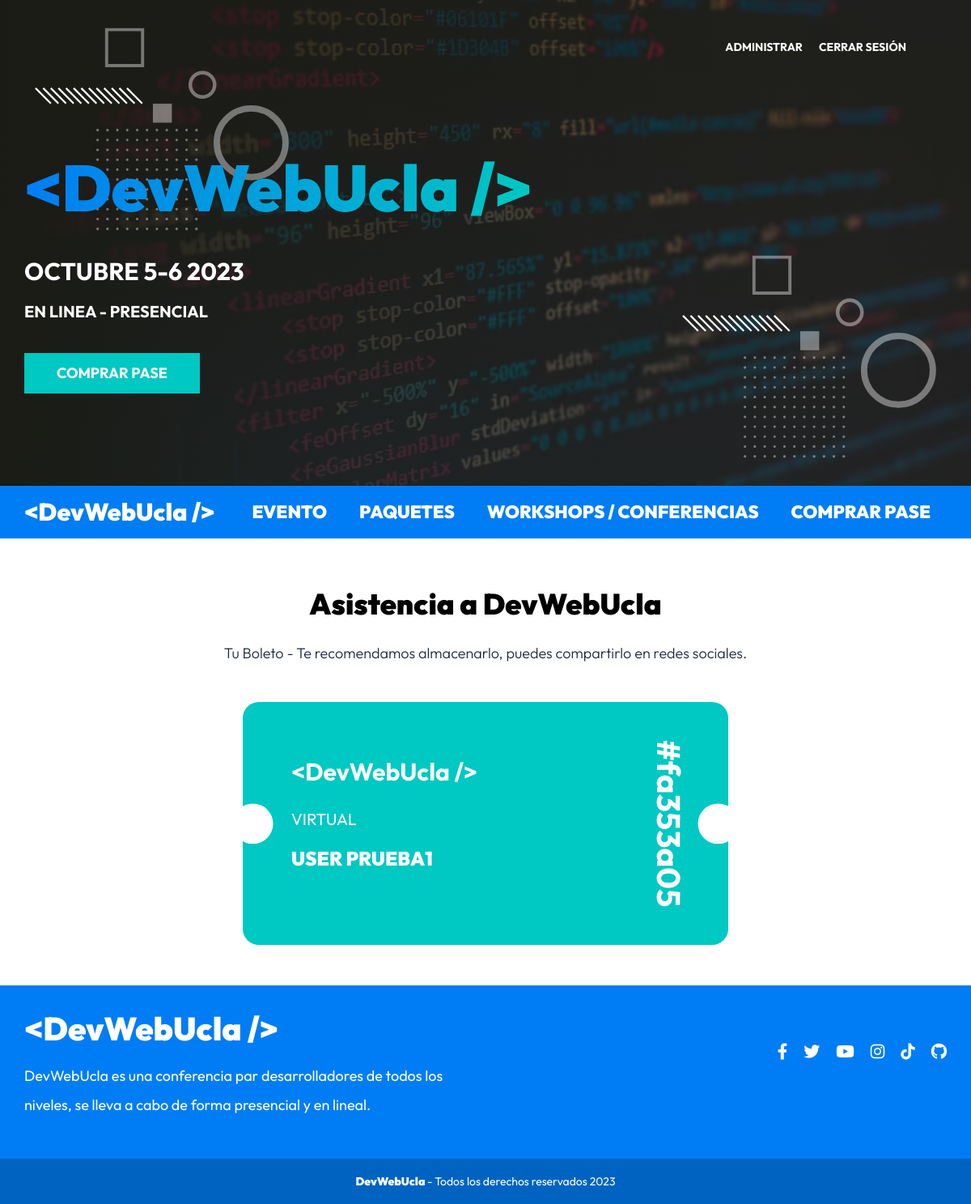
The app's page /boleto?id=fa353a05 (signed in) with its own data.
### tables this page shows
CREATE TABLE `paquetes` (
  `id` int NOT NULL AUTO_INCREMENT,
  `nombre` varchar(30) DEFAULT NULL,
  PRIMARY KEY (`id`)
);

CREATE TABLE `usuarios` (
  `id` int NOT NULL AUTO_INCREMENT,
  `nombre` varchar(40) DEFAULT NULL,
  `apellido` varchar(40) DEFAULT NULL,
  `email` varchar(40) DEFAULT NULL,
  `password` varchar(60) DEFAULT NULL,
  `confirmado` tinyint(1) DEFAULT NULL,
  `token` varchar(13) DEFAULT NULL,
  `admin` tinyint(1) DEFAULT NULL,
  PRIMARY KEY (`id`)
);

CREATE TABLE `registros` (
  `id` int NOT NULL AUTO_INCREMENT,
  `paquete_id` int DEFAULT NULL,
  `pago_id` varchar(30) DEFAULT NULL,
  `token` varchar(8) DEFAULT NULL,
  `usuario_id` int DEFAULT NULL,
  `regalo_id` int DEFAULT NULL,
  PRIMARY KEY (`id`),
  KEY `usuarioId` (`usuario_id`),
  KEY `paquete_id` (`paquete_id`),
  KEY `regalo_id` (`regalo_id`),
  CONSTRAINT `registros_ibfk_1` FOREIGN KEY (`usuario_id`) REFERENCES `usuarios` (`id`),
  CONSTRAINT `registros_ibfk_2` FOREIGN KEY (`paquete_id`) REFERENCES `paquetes` (`id`),
  CONSTRAINT `registros_ibfk_3` FOREIGN KEY (`regalo_id`) REFERENCES `regalos` (`id`)
);

### controllers/RegistroController.php (called while the page is built, shortened)
<?php
class RegistroController {
    public static function boleto(Router $router) {
        $id = $_GET['id'];
        $registro = Registro::where('token', $id);
        $registro->usuario = Usuario::find($registro->usuario_id);
        $registro->paquete = Paquete::find($registro->paquete_id);
        $router->render('registro/boleto', [
            'titulo' => 'Asistencia a DevWebUcla',
            'registro' => $registro
        ]);
    }
}

### public/index.php (called while the page is built, shortened)
<?php
$router = new Router();
$router->get('/login', [AuthController::class, 'login']);
$router->post('/login', [AuthController::class, 'login']);
$router->post('/logout', [AuthController::class, 'logout']);
$router->get('/registro', [AuthController::class, 'registro']);
$router->post('/registro', [AuthController::class, 'registro']);
$router->get('/olvide', [AuthController::class, 'olvide']);
$router->post('/olvide', [AuthController::class, 'olvide']);
$router->get('/reestablecer', [AuthController::class, 'reestablecer']);
$router->post('/reestablecer', [AuthController::class, 'reestablecer']);
$router->get('/mensaje', [AuthController::class, 'mensaje']);
$router->get('/confirmar-cuenta', [AuthController::class, 'confirmar']);
$router->get('/admin/dashboard', [DashboardController::class, 'index']);
$router->get('/admin/ponentes', [PonentesController::class, 'index']);
$router->get('/admin/ponentes/crear', [PonentesController::class, 'crear']);
$router->post('/admin/ponentes/crear', [PonentesController::class, 'crear']);
$router->get('/admin/ponentes/editar', [PonentesController::class, 'editar']);
$router->post('/admin/ponentes/editar', [PonentesController::class, 'editar']);
$router->post('/admin/ponentes/eliminar', [PonentesController::class, 'eliminar']);
$router->get('/admin/eventos', [EventosController::class, 'index']);
$router->get('/admin/eventos/crear', [EventosController::class, 'crear']);
$router->post('/admin/eventos/crear', [EventosController::class, 'crear']);
$router->get('/admin/eventos/editar', [EventosController::class, 'editar']);
$router->post('/admin/eventos/editar', [EventosController::class, 'editar']);
$router->post('/admin/eventos/eliminar', [EventosController::class, 'eliminar']);
$router->get('/api/eventos-horario', [APIEventos::class, 'index']);
$router->get('/api/ponentes', [APIPonentes::class, 'index']);
$router->get('/api/ponente', [APIPonentes::class, 'ponente']);
$router->get('/api/regalos', [APIRegalos::class, 'index']);
$router->get('/admin/registrados', [RegistradosController::class, 'index']);
$router->get('/admin/regalos', [RegalosController::class, 'index']);
$router->get('/finalizar-registro', [RegistroController::class, 'crear']);
$router->post('/finalizar-registro/gratis', [RegistroController::class, 'gratis']);
$router->post('/finalizar-registro/pagar', [RegistroController::class, 'pagar']);
$router->get('/finalizar-registro/conferencias', [RegistroController::class, 'conferencias']);
$router->post('/finalizar-registro/conferencias', [RegistroController::class, 'conferencias']);
$router->get('/boleto', [RegistroController::class, 'boleto']);
$router->get('/', [PaginasController::class, 'index']);
$router->get('/devwebucla', [PaginasController::class, 'evento']);
$router->get('/paquetes', [PaginasController::class, 'paquetes']);
$router->get('/workshops-conferencias', [PaginasController::class, 'conferencias']);
$router->get('/404', [PaginasController::class, 'error']);
$router->comprobarRutas();

### models/ActiveRecord.php (called while the page is built, shortened)
<?php
class ActiveRecord {
    protected static $db;
    protected static $tabla = '';
    public static function setDB($database) {
        self::$db = $database;
    }
    public static function consultarSQL($query) {
        $resultado = self::$db->query($query);
        $array = [];
        while($registro = $resultado->fetch_assoc()) {
            $array[] = static::crearObjeto($registro);
        }
        return $array;
    }
    protected static function crearObjeto($registro) {
        $objeto = new static;
        foreach($registro as $key => $value ) {
            if(property_exists( $objeto, $key  )) {
                $objeto->$key = $value;
            }
        }
        return $objeto;
    }
    public static function find($id) {
        $query = "SELECT * FROM " . static::$tabla  ." WHERE id = ${id}";
        $resultado = self::consultarSQL($query);
        return array_shift( $resultado ) ;
    }
    public static function where($columna, $valor) {
        $query = "SELECT * FROM " . static::$tabla . " WHERE ${columna} = '${valor}'";
        $resultado = self::consultarSQL($query);
        return array_shift( $resultado ) ;
    }
}

### views/registro/boleto.php (the view)
<main class="pagina">
    <h2 class="pagina__heading"><?php echo $titulo; ?></h2>
    <p class="pagina__descripcion">Tu Boleto - Te recomendamos almacenarlo, puedes compartirlo en redes sociales.</p>
    <div class="boleto-virtual">
        <div class="boleto boleto--<?php echo strtolower($registro->paquete->nombre); ?> boleto--acceso">
            <div class="boleto__contenido">
                <h4 class="boleto__logo">&#60;DevWebUcla /></h4>
                <p class="boleto__plan"><?php echo $registro->paquete->nombre; ?></p>
                <p class="boleto__nombre"><?php echo $registro->usuario->nombre . " " . $registro->usuario->apellido; ?></p>
            </div>
            <p class="boleto__codigo"><?php echo '#' . $registro->token; ?></p>
        </div>
    </div>
</main>

### public/build/css/app.css (style rules this page uses)
html { line-height: 1.15; -webkit-text-size-adjust: 100%; }
body { margin: 0; }
main { display: block; }
html { font-size: 62.5%; box-sizing: border-box; height: 100%; }
*, *:before, *:after { box-sizing: inherit; }
body { font-family: "Outfit", sans-serif; font-size: 1.8rem; }
h1, h2, h3 { font-family: "Outfit", sans-serif; font-weight: 900; margin: 2rem 0; }
h2 { font-size: 3.6rem; }
[class$=__heading] { font-family: "Outfit", sans-serif; font-weight: 900; margin: 2rem 0; margin: 6rem 0 3rem 0; text-align: center; }
[class$=__descripcion] { text-align: center; font-size: 1.8rem; font-weight: 300; color: #1E293B; margin-bottom: 5rem; }
.boleto { width: min(100% - 5rem, 65rem); margin: 0 auto; padding: 6rem; border-radius: 2rem; color: #FFFFFF; position: relative; }
.boleto::before, .boleto::after { position: absolute; content: ""; background-color: #FFFFFF; width: 5rem; height: 5rem; top: calc(50% - 2.5rem); }
.boleto::before { -webkit-clip-path: circle(50% at 25% 50%); clip-path: circle(50% at 25% 50%); left: 0; }
.boleto::after { -webkit-clip-path: circle(50% at 75% 50%); clip-path: circle(50% at 75% 50%); right: 0; }
.boleto--virtual { background-color: #00c8c2; }
.boleto__logo { color: #FFFFFF; text-align: center; margin-bottom: 2rem; font-size: clamp(2rem, -0.8rem + 10vw, 4rem); }
@media (min-width: 1024px) { .boleto__logo { text-align: left; margin: 0; } }
.boleto__plan { font-size: 2rem; text-transform: uppercase; margin: 3rem 0 0 0; }
.boleto--acceso { width: 30rem; height: 50rem; padding: 10rem 3rem; }
@media (min-width: 768px) { .boleto--acceso { width: 60rem; height: 30rem; padding: 6rem; display: flex; flex-direction: column; justify-content: center; } }
.boleto--acceso .boleto__logo { font-size: clamp(2rem, -0.8rem + 10vw, 3rem); margin: 0; text-align: left; }
.boleto--acceso .boleto__nombre { font-size: 2.4rem; text-transform: uppercase; font-weight: 900; }
.boleto--acceso .boleto__codigo { font-size: 4rem; font-weight: 700; text-align: center; position: absolute; bottom: 7rem; margin: 0; left: 0; width: 100%; }
@media (min-width: 768px) { .boleto--acceso .boleto__codigo { rotate: 90deg; transform-origin: 0 0; top: 0; left: calc(100% - 5rem); width: 30rem; } }
.boleto::before { -webkit-clip-path: circle(50% at 50% 25%); clip-path: circle(50% at 50% 25%); left: calc(50% - 2.5rem); top: 0; }
@media (min-width: 768px) { .boleto::before { -webkit-clip-path: circle(50% at 25% 50%); clip-path: circle(50% at 25% 50%); left: 0; top: calc(50% - 2.5rem); } }
.boleto::after { -webkit-clip-path: circle(50% at 50% 75%); clip-path: circle(50% at 50% 75%); left: calc(50% - 2.5rem); top: calc(100% - 5rem); }
@media (min-width: 768px) { .boleto::after { -webkit-clip-path: circle(50% at 75% 50%); clip-path: circle(50% at 75% 50%); left: calc(100% - 5rem); top: calc(50% - 2.5rem); } }

### records on screen
paquetes: nombre "VIRTUAL"
usuarios: nombre "USER", apellido "PRUEBA1"
registros: token "fa353a05"

### other values on screen
$titulo "Asistencia a DevWebUcla"
